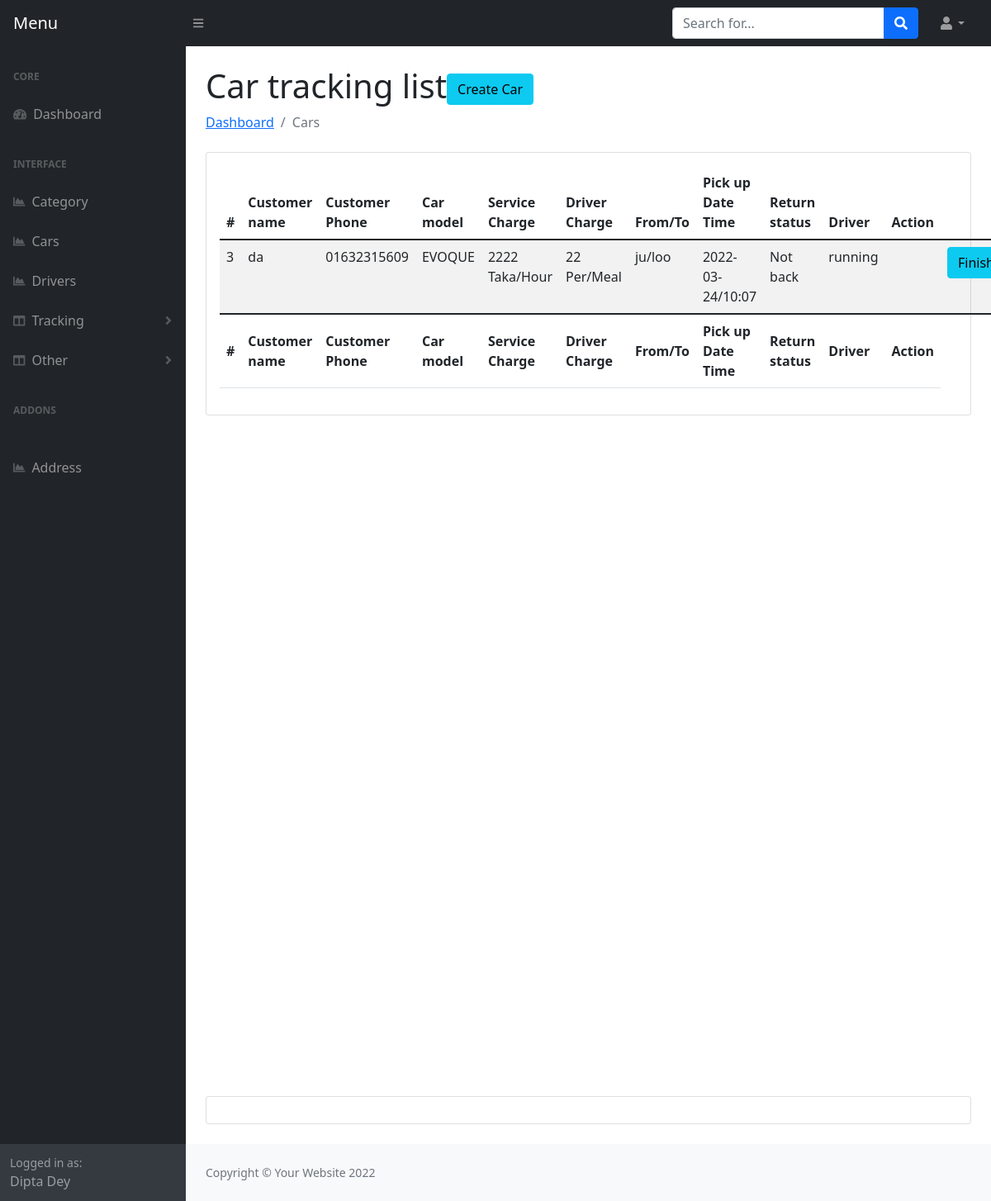
/admin/car-tracking.php (signed in), run on an earlier commit of the app's database.
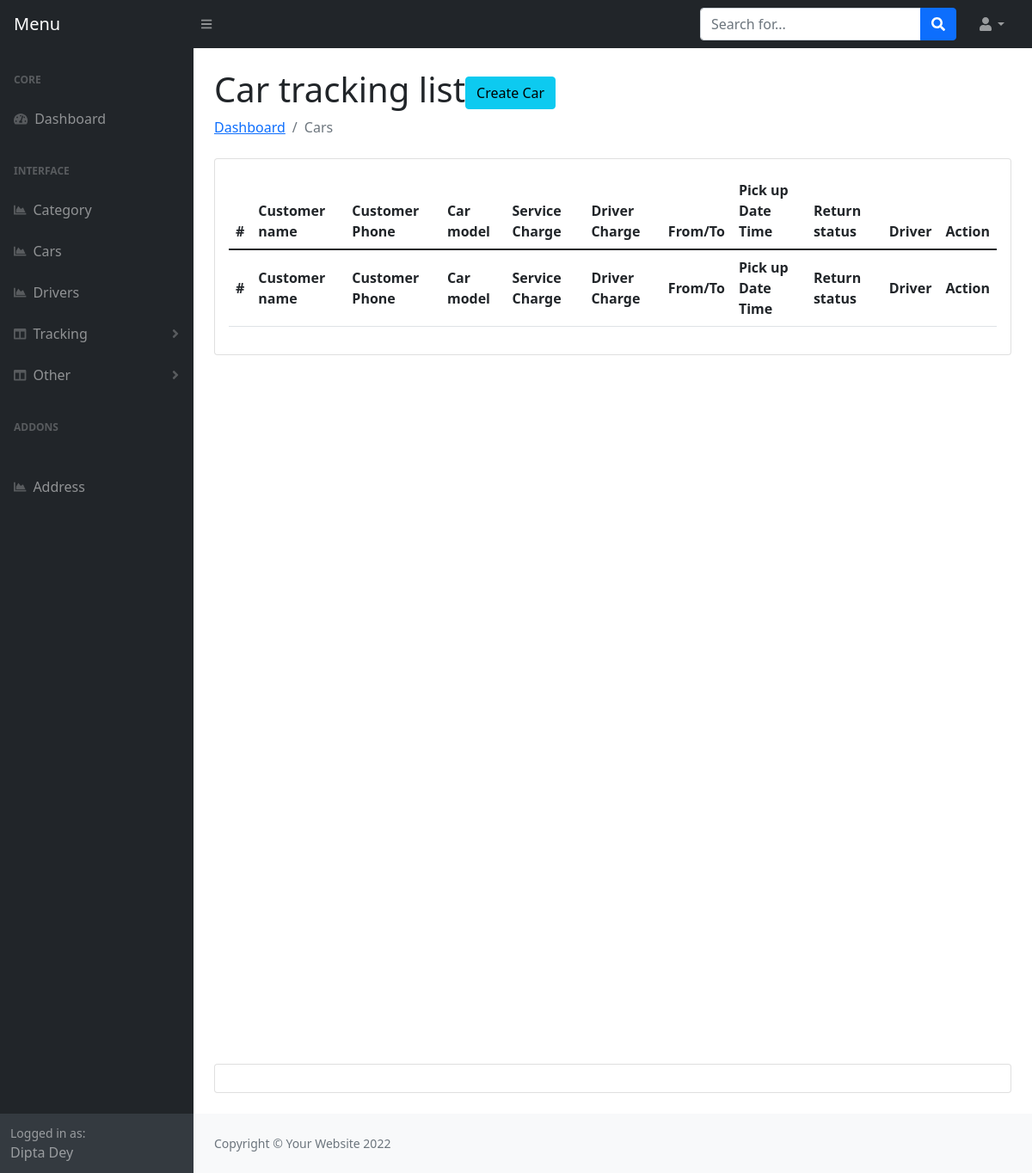
And on a later commit of the database.
### tables this page shows
CREATE TABLE `orders` (
  `Oid` int(11) NOT NULL,
  `car_id` int(11) NOT NULL,
  `user_id` int(11) NOT NULL,
  `driver_id` int(11) NOT NULL,
  `pickup_location` text NOT NULL,
  `dropup_location` text NOT NULL,
  `date` varchar(191) NOT NULL,
  `time` varchar(191) NOT NULL,
  `trip_loop` tinyint(4) NOT NULL,
  `status` tinyint(4) NOT NULL,
  `created_at` timestamp NOT NULL DEFAULT current_timestamp()
);

CREATE TABLE `users` (
  `id` int(11) NOT NULL,
  `name` varchar(155) NOT NULL,
  `email` varchar(155) NOT NULL,
  `phone` varchar(100) NOT NULL,
  `address` text NOT NULL,
  `password` varchar(150) NOT NULL,
  `national_id` int(11) NOT NULL,
  `image` varchar(155) NOT NULL,
  `otp` int(11) DEFAULT NULL,
  `auth_check` int(11) NOT NULL DEFAULT 0,
  `flag` tinyint(4) NOT NULL,
  `created_at` timestamp NOT NULL DEFAULT current_timestamp()
);

CREATE TABLE `cars` (
  `id` int(11) NOT NULL,
  `cat_id` int(11) NOT NULL,
  `name` varchar(200) NOT NULL,
  `model` varchar(200) NOT NULL,
  `mileage` varchar(200) NOT NULL,
  `seats` int(11) NOT NULL,
  `fuel` varchar(200) NOT NULL,
  `service_charge` varchar(200) NOT NULL,
  `driver_food_charge` varchar(200) NOT NULL,
  `description` text NOT NULL,
  `image` varchar(155) NOT NULL,
  `transmission` varchar(155) NOT NULL DEFAULT 'Manual',
  `airconditions` tinytext NOT NULL,
  `child_seat` tinytext NOT NULL,
  `gps` tinyint(4) NOT NULL,
  `luggage` tinytext NOT NULL,
  `music` tinytext NOT NULL,
  `seat_belt` tinyint(4) NOT NULL,
  `sleeping_bed` tinyint(4) NOT NULL,
  `water` tinyint(4) NOT NULL,
  `bluetooth` tinyint(4) NOT NULL,
  `onboard_computer` tinyint(4) NOT NULL,
  `audio_input` tinyint(4) NOT NULL,
  `long_term_trips` tinyint(4) NOT NULL,
  `car_kit` tinyint(4) NOT NULL,
  `remote_central_locking` tinyint(4) NOT NULL,
  `climate_control` tinyint(4) NOT NULL,
  `flag` tinyint(4) NOT NULL,
  `created_at` timestamp NOT NULL DEFAULT current_timestamp()
);

### admin/car-tracking.php (the view, shortened to what this page needs)
<?php include 'header.php'; ?>
<main>
    <div class="container-fluid px-4">
        <h1 class="mt-4">Car tracking list<a class="btn btn-info" href="createcar.php">Create Car</a></h1>
        <ol class="breadcrumb mb-4">
            <li class="breadcrumb-item"><a href="index.php">Dashboard</a></li>
            <li class="breadcrumb-item active">Cars</li>
        </ol>
        <div class="card mb-4">
            <div class="card-body">
                <table class="table table-striped" id="datatablesSimple">
                    <thead>
                        <tr>
                            <th>#</th>
                            <th>Customer name</th>
                            <th>Customer Phone</th>
                            <th>Car model</th>
                            <th>Service Charge</th>
                            <th>Driver Charge</th>
                            <th>From/To</th>
                            <th>Pick up Date Time</th>
                            <th>Return status</th>
                            <th>Driver</th>
                            <th>Action</th>
                        </tr>
                    </thead>
                    <tfoot>
                        <tr>
                            <th>#</th>
                            <th>Customer name</th>
                            <th>Customer Phone</th>
                            <th>Car model</th>
                            <th>Service Charge</th>
                            <th>Driver Charge</th>
                            <th>From/To</th>
                            <th>Pick up Date Time</th>
                            <th>Return status</th>
                            <th>Driver</th>
                            <th>Action</th>
                        </tr>
                    </tfoot>
                    <tbody>
                        <?php
                        $query = "SELECT * FROM orders LEFT JOIN cars ON cars.id = orders.car_id LEFT JOIN drivers ON orders.driver_id = drivers.driver_id LEFT JOIN users ON users.id = orders.user_id where orders.status=1 Order By orders.Oid asc";
                        $result = $con->query($query);
                        if ($result->num_rows > 0) {
                            foreach ($result as $key => $value) {
                        ?>
                                <tr>
                                    <td><?php echo $value['id']; ?></td>
                                    <td><?php echo $value['name']; ?></td>
                                    <td><?php echo $value['phone']; ?></td>
                                    <td><?php echo $value['model']; ?></td>
                                    <td><?php echo $value['service_charge']; ?> Taka/Hour</td>
                                    <td><?php echo $value['driver_food_charge']; ?> Per/Meal</td>
                                    <td><?php echo $value['pickup_location']; ?>/<?php echo $value['dropup_location']; ?></td>
                                    <td><?php echo $value['date']; ?>/<?php echo $value['time']; ?></td>
                                    <td>
                                        <?php
                                        if ($value['trip_loop'] == 0) {
                                            echo "Not back";
                                        } elseif ($value['trip_loop'] == 1) {
                                            echo "Return Home";
                                        } else {
                                            echo "something went wrong";
                                        }
                                        ?>
                                    </td>
                                    <td>
                                        <?php
                                        if ($value['status'] == 0) {
                                            echo "Pending";
                                        } elseif ($value['status'] == 1) {
                                            echo "running";
                                        } else {
                                            echo "Nice trip";
                                        }
                                        ?>
                                    </td>
                                    <td>
                                    <?php echo $value['driver_name']."<br>".$value['driver_phone']; ?>
                                    </td>
                                    <td>
                                        <a href="?confirmid=<?php echo $value['Oid']; ?>" class="btn btn-info">Finish</a>
                                    </td>
                                </tr>
                        <?php }
                        } ?>
                    </tbody>
                </table>
            </div>
        </div>
        <div style="height: 100vh"></div>
        <div class="card mb-4">
            <div class="card-body"></div>
        </div>
    </div>
</main>
<?php include 'footer.php'; ?>

What changed in the data, as far as the page shows it:
no longer on this page (row edited): orders: user "3", user.name "da", user.phone "01632315609", car.model "EVOQUE", car.service_charge "2222", car.driver_food_charge "22", pickup_location "ju", dropup_location "loo", date "2022-03-24", time "10:07", trip_loop "Not back", status "running"
